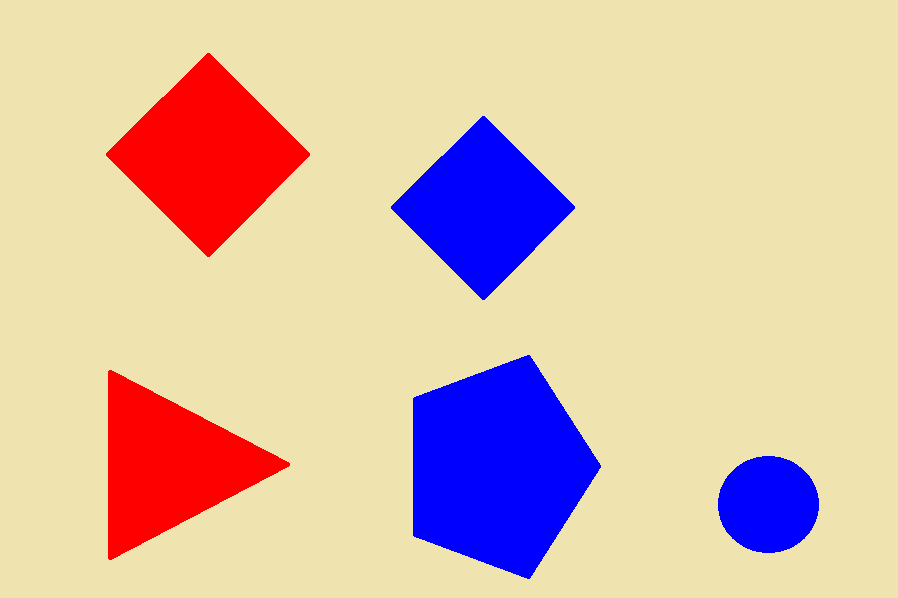
#> input picture Task1A/Test Images/test4.png, 898 x 598 px; its folder holds only this picture in this run
$ python task1A_main.py   (Python 2 division)   (older library calls are emulated)
#> lines starting #> are read from the running program, lines starting #| are printed output that depends on the picture; after the words box and inside, x2 and y2 are one past the last pixel; in counts of white or black regions, pixels touching at a corner belong together
########################################################################################
#                                                                                       #
# Team Id            eYRC_943                                                           #
# Author List        Hitesh Bhojwani, Dheeraj Khanna, Komal Bagai, Nikunj Kumar Agarwal #
# Filename           task1A_main.py                                                     #
# Theme              Harvester Bot                                                      #
# Fuctions           writecsv, main, angle                                              #
# Modules imported   cv2, numpy, os, math                                               #
########################################################################################


# classes and subclasses to import
import cv2
import numpy as np
import os
import math
import time
start=time.time()
filename='results1A_943.csv'
#################################################################################################
# DO NOT EDIT!!!
##################
# ###############################################################################
# subroutine to write rerults to a csv
def writecsv(color, shape):
    global filename
    # open csv file in append mode
    filep = open(filename, 'a')
    # create string data to write per image
    datastr = "," + color + "-" + shape
    # write to csv
    filep.write(datastr)
    filep.close()


def main(path):

#####################################################################################################
# Write your code here!!!
#> called with path = 'test4.png'
    contours = {}
    approx = []
    scale = 0.5                                                                                                         #setting font sise for test
    list = []                                                                                                           #creating an epmty list

    # [6 lines left out: function angle, not called in this run]

    image = path                                                                                                        #setting image from the ath selected
    list.append(path)                                                                                                   #appeding image in the list
    frame = cv2.imread(image)                                                                                           #reading the image
#> frame is the input picture: shape (598, 898, 3); mean B, G, R 171.2, 188.4, 216
    gray = cv2.cvtColor(frame, cv2.COLOR_BGR2GRAY)                                                                      #converting the image to grayscale
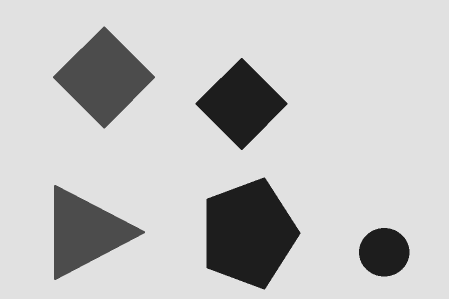
#> gray: shape (598, 898) (shown at 1/2 size); min 29, max 225, mean 194.4
    canny = cv2.Canny(frame, 200, 200)                                                                                  #canny edge detection
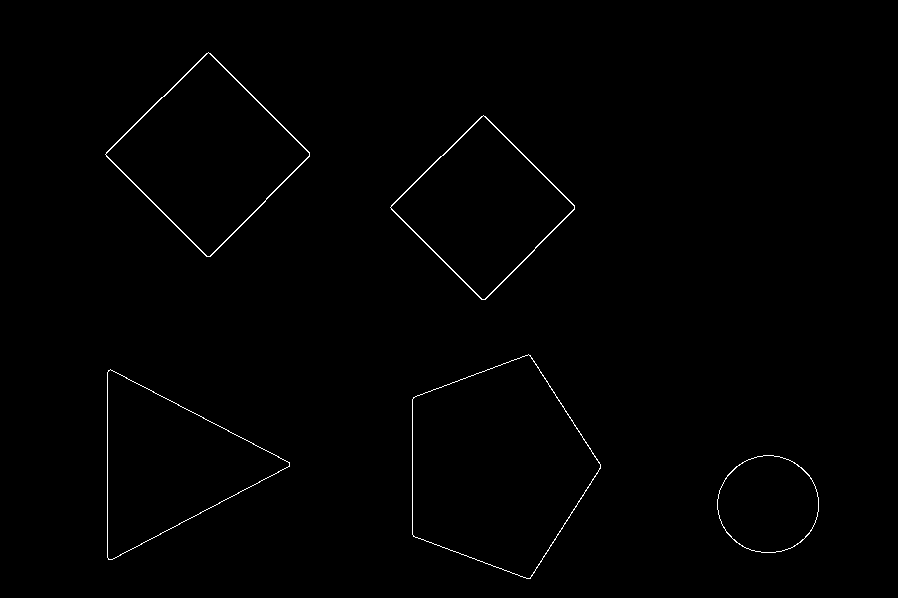
#> canny: shape (598, 898); 0.58% white in thin lines or dots, all inside (x1, y1, x2, y2) = (105, 52, 819, 579)
    kernel = np.ones([5, 5], "uint8")                                                                                   #creating numpy array


    mask_blue = cv2.inRange(frame, (250,0,0),(255,10,10))                                                              #setting the threshold range for blue mask
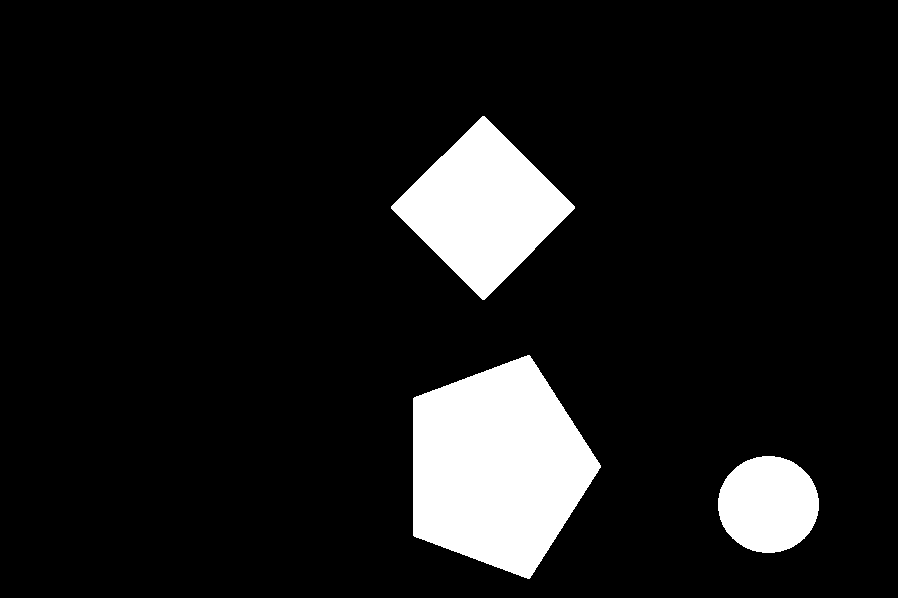
#> mask_blue: shape (598, 898); 10.1% white; 3 white regions, box (x1, y1, x2, y2) and area: (413, 355, 601, 579) 29265, (391, 116, 575, 300) 17305, (718, 456, 819, 553) 7676
    mask_blue = cv2.dilate(mask_blue, kernel)                                                                           #masking for blue color
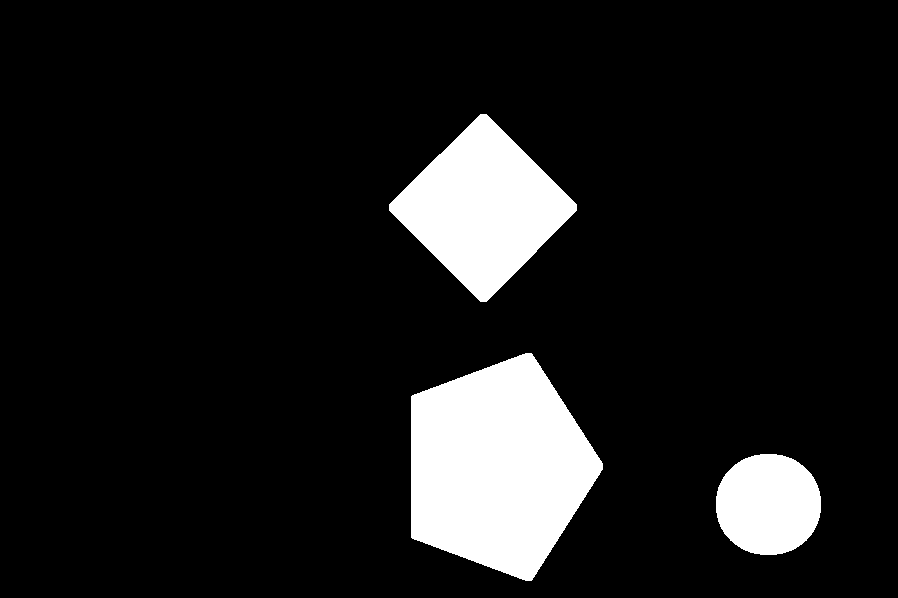
#> mask_blue: shape (598, 898); 10.8% white; 3 white regions

    mask_red = cv2.inRange(frame, (0,0,250), (255,10,10))                                                                 #setting the threshold range for red mask
#> mask_red: shape (598, 898); every value is 0
    mask_red = cv2.dilate(mask_red, kernel)                                                                             #masking for red color

    mask_green = cv2.inRange(frame, (0,250,0), (10,255,10))                                                           #setting the threshhold range for  green mask
    mask_green = cv2.dilate(mask_green, kernel)                                                                         #masking for green color

    mask_orange = cv2.inRange(frame, (0,50,200), (180,200,255))                                                        #setting the threshold range for orange mask
    mask_orange = cv2.dilate(mask_orange, kernel)                                                                       #masking for orange color

    canny2, contours, hierarchy = cv2.findContours(mask_blue, cv2.RETR_EXTERNAL, cv2.CHAIN_APPROX_SIMPLE)                   #contour detection for blue color
#> contours = 3 contours; box (x1, y1, x2, y2) and area: (411, 353, 603, 581) 30624, (389, 114, 577, 302) 18598, (716, 454, 821, 555) 8336
    for i in range(0, len(contours)):                                                                                   #initiating the loop
        color = "blue"
        approx = cv2.approxPolyDP(contours[i], cv2.arcLength(contours[i], True) * 0.04, True)                           #finding the vertices
        if (abs(cv2.contourArea(contours[i])) < 100 or not (cv2.isContourConvex(approx))):
            continue
        x, y, w, h = cv2.boundingRect(contours[i])
        if (len(approx) == 3):                                                                                          #logic for triangle
            shape = "triangle"

        elif (len(approx) == 4):                                                                   #logic for shape having 4 to 6 edges
                x, y, w, h = cv2.boundingRect(approx)
                ar = w / float(h)
                if ar >= 0.99 and ar <= 1.01:                                                                           #logic for square
                    shape = "square"

                else:                                                                                                   #logic for rectangle
                    shape = "rectangle"

        elif (len(approx) == 5):                                                                    #logic for pentagon
            shape = "pentagon"


        else:                                                                                                           #logic for circle
            area = cv2.contourArea(contours[i])
            radius = w / 2                                                                                              #calculating radius of the circle
            if (abs(1 - (float(w) / h)) <= 2 and abs(1 - (area / (math.pi * radius * radius))) <= 0.2):
                shape = "circle"

        cv2.putText(frame, color, (x + w / 3, y + h / 2), cv2.FONT_HERSHEY_SIMPLEX, scale, (0, 0, 0), 1,                #putting text color over image
                    cv2.LINE_AA)
        cv2.putText(frame, shape, (x + w / 3, y + (h / 2) + 15), cv2.FONT_HERSHEY_SIMPLEX, scale, (0, 0, 0), 1,         #putting text shape over image
                    cv2.LINE_AA)
        img = cv2.drawContours(frame, contours, -1, (0, 0, 0), 1)                                                       #drawing contours
        element = []                                                                                                    #creating  a sublist
        element.append(color + "-" + shape)                                                                             #appending the shapes and colors in the list
        list.append(element)                                                                                            #appending the sublist to the list
        writecsv(color,shape)                                                                                           #calling writecsv function
#> this loop made 3 passes
#> (area, radius, shape, datastr in writecsv) on pass 1: (8336, 52, 'circle', ',blue-circle')
#> pass 2, in main, `img = cv2.drawContours(frame, contours, -1, (0, 0, 0), 1)`:
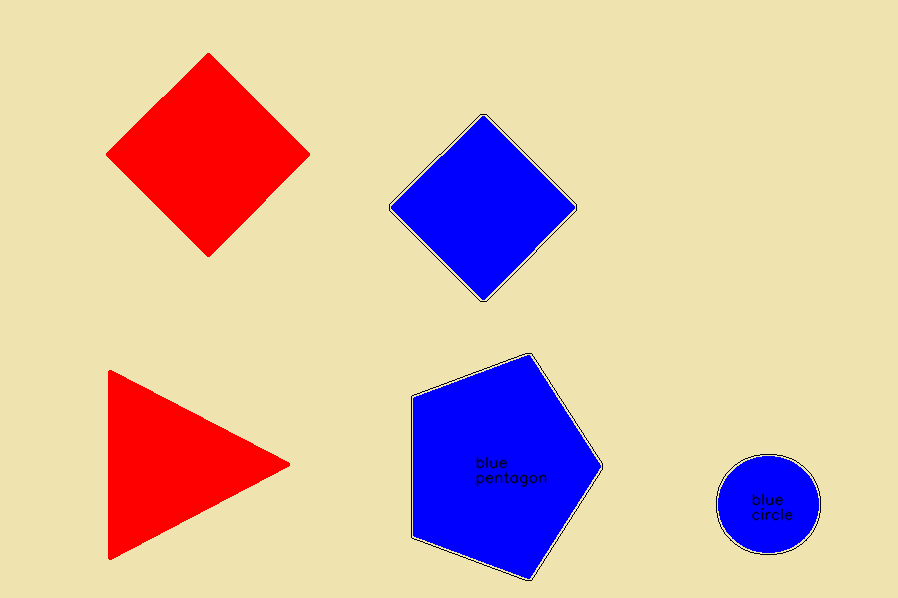
#> img: shape (598, 898, 3); mean B, G, R 170.5, 187.8, 215.4
#> pass 3, in main, `img = cv2.drawContours(frame, contours, -1, (0, 0, 0), 1)`:
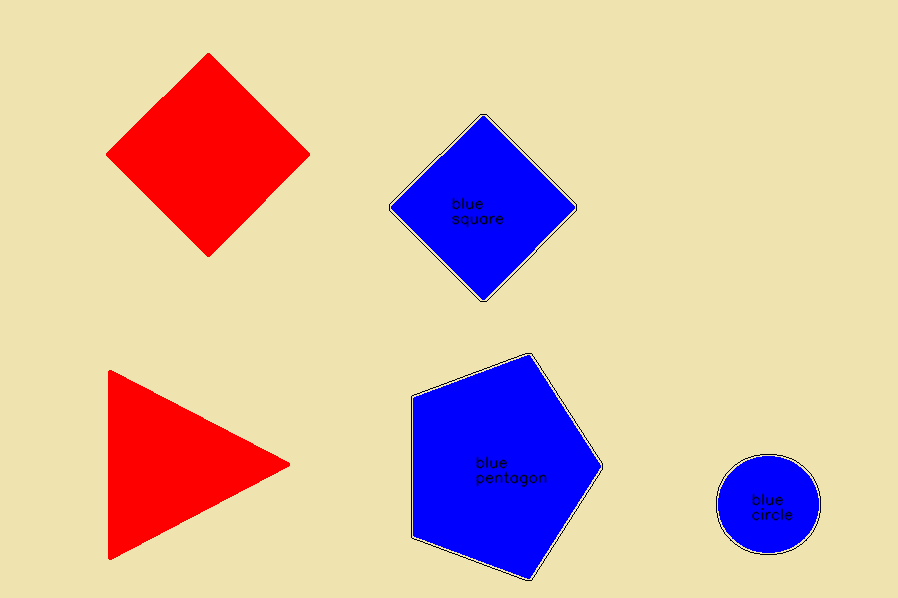
#> img: shape (598, 898, 3); 0.11% of pixels changed, all inside (x1, y1, x2, y2) = (451, 197, 504, 228)
#> after the loop, list = ['test4.png', ['blue-circle'], ['blue-pentagon'], ['blue-square']]

    canny2, contours, hierarchy = cv2.findContours(mask_red, cv2.RETR_EXTERNAL, cv2.CHAIN_APPROX_SIMPLE)                    #contour detection for red color
#> contours = []
    for i in range(0, len(contours)):                                                                                   #initiating the loop
        color = "red"
        approx = cv2.approxPolyDP(contours[i], cv2.arcLength(contours[i], True) * 0.04, True)                           #finding the vetices
        if (abs(cv2.contourArea(contours[i])) < 100 or not (cv2.isContourConvex(approx))):
            continue
        x, y, w, h = cv2.boundingRect(contours[i])
        if (len(approx) == 3):                                                                                          #logic for triangle
            shape = "triangle"

        elif (len(approx) == 4):                                                                                        #logic for shape having 4 to 6 edges
            x, y, w, h = cv2.boundingRect(approx)
            ar = w / float(h)
            if ar >= 0.99 and ar <= 1.01:                                                                           #logic for square
                shape = "square"

            else:                                                                                                   #logic for rectangle
                shape = "rectangle"

        elif (len(approx) == 5):                                                                                            #logic for pentagon
            shape = "pentagon"

        else:                                                                                                           #logic for circle
            area = cv2.contourArea(contours[i])
            radius = w / 2                                                                                              #calculating the radius of circle
            if (abs(1 - (float(w) / h)) <= 2 and abs(1 - (area / (math.pi * radius * radius))) <= 0.2):
                shape = "circle"
        cv2.putText(frame, color, (x + w / 3, y + h / 2), cv2.FONT_HERSHEY_SIMPLEX, scale, (0, 0, 0), 1,                #putting text color over image
                    cv2.LINE_AA)
        cv2.putText(frame, shape, (x + w / 3, y + (h / 2) + 15), cv2.FONT_HERSHEY_SIMPLEX, scale, (0, 0, 0), 1,         #putting text shape over image
                    cv2.LINE_AA)
        img = cv2.drawContours(frame, contours, -1, (0, 0, 0), 1)                                                       #drawing contours
        element = []                                                                                                    #creating  a sublist
        element.append(color + "-" + shape)
        list.append(element)                                                                                            #appending the shapes and colors in the list
        writecsv(color,shape)                                                                                           #calling writecsv function
#> this loop made 0 passes

    canny2, contours, hierarchy = cv2.findContours(mask_green, cv2.RETR_EXTERNAL, cv2.CHAIN_APPROX_SIMPLE)                  #contour detection for green color
    for i in range(0, len(contours)):                                                                                   #initiating loop
        color = "green"
        approx = cv2.approxPolyDP(contours[i], cv2.arcLength(contours[i], True) * 0.04, True)                           #finding the vertices
        if (abs(cv2.contourArea(contours[i])) < 100 or not (cv2.isContourConvex(approx))):
            continue
        x, y, w, h = cv2.boundingRect(contours[i])
        if (len(approx) == 3):                                                                                          #logic for triangle
            shape = "triangle"

        elif (len(approx) == 4):                                                                   #logic for shape having 4 to 6 edges
            ar = w / float(h)
            if ar >= 0.99 and ar <= 1.01:                                                                           #logic for square
                shape = "square"

            else:                                                                                                   #logic for rectangle(
                shape = "rectangle"

        elif (len(approx) == 5):                                                                                            #logic for pentagon
            shape = "pentagon"

        else:                                                                                                           #logic for circle
            area = cv2.contourArea(contours[i])
            radius = w / 2                                                                                              #calculating radius for circle
            if (abs(1 - (float(w) / h)) <= 2 and abs(1 - (area / (math.pi * radius * radius))) <= 0.2):
                shape = "circle"

        cv2.putText(frame, color, (x + w / 3, y + h / 2), cv2.FONT_HERSHEY_SIMPLEX, scale, (0, 0, 0), 1,                #putting text color over image
                    cv2.LINE_AA)
        cv2.putText(frame, shape, (x + w / 3, y + (h / 2) + 15), cv2.FONT_HERSHEY_SIMPLEX, scale, (0, 0, 0), 1,         #putting text shape over image
                    cv2.LINE_AA)
        img = cv2.drawContours(frame, contours, -1, (0, 0, 0), 1)                                                       #drawing contours
        element = []                                                                                                    #creating  a sublist
        element.append(color + "-" + shape)                                                                             #appending the shapes and colors in the list
        list.append(element)                                                                                            #appending the sublist into the list
        writecsv(color,shape)                                                                                           #calling writecsv function

    canny2, contours, hierarchy = cv2.findContours(mask_orange, cv2.RETR_EXTERNAL, cv2.CHAIN_APPROX_SIMPLE)                 #contour detection for blue color
    for i in range(0, len(contours)):                                                                                   #initiating the loop
        color = "orange"
        approx = cv2.approxPolyDP(contours[i], cv2.arcLength(contours[i], True) * 0.04, True)                           #finding the vertices
        if (abs(cv2.contourArea(contours[i])) < 100 or not (cv2.isContourConvex(approx))):
            continue
        x, y, w, h = cv2.boundingRect(contours[i])
        if (len(approx) == 3):                                                                                          #logic for triangle
            shape = "triangle"

        elif (len(approx) == 4):                                                                   #logic for shape having 4 to 6 edges                                                                                              #logic for shaoe having 4 edges
            x, y, w, h = cv2.boundingRect(approx)
            ar = w / float(h)
            if ar >= 0.99 and ar <= 1.01:                                                                           #logic for square
                shape = "square"

            else:                                                                                                   #logic for rectangle
                shape = "rectangle"

        elif (len(approx) == 5):
            shape="pentagon"

        else:                                                                                                           #logic for circle
            area = cv2.contourArea(contours[i])
            radius = w / 2                                                                                              #calculating radius of the circle
            if (abs(1 - (float(w) / h)) <= 2 and abs(1 - (area / (math.pi * radius * radius))) <= 0.2):
                shape = "circle"

        cv2.putText(frame, color, (x + w / 3, y + h / 2), cv2.FONT_HERSHEY_SIMPLEX, scale, (0, 0, 0), 1,                #putting text color over image
                    cv2.LINE_AA)
        cv2.putText(frame, shape, (x + w / 3, y + (h / 2) + 15), cv2.FONT_HERSHEY_SIMPLEX, scale, (0, 0, 0), 1,         #putting text shape over image
                    cv2.LINE_AA)
        img = cv2.drawContours(frame, contours, -1, (0, 0, 0), 1)                                                       #drawing contours
        element = []                                                                                                    #creating  a sublist
        element.append(color + "-" + shape)                                                                             #appending the shapes and colors in the list
        list.append(element)                                                                                            #appending the sublist to the list
        writecsv(color,shape)                                                                                           #calling writecsv function


    cv2.imshow("image",frame)                                                                                           #showing the output image
    temp = filter(lambda x: x != "t", path)                                                                             #logic to remove  the word "test" fromt the name of the output image
#> temp = ['e', 's', '4', '.', 'p', 'n', 'g']
    temp = filter(lambda x: x != "e", temp)
#> temp = ['s', '4', '.', 'p', 'n', 'g']
    temp = filter(lambda x: x != "s", temp)
#> temp = ['4', '.', 'p', 'n', 'g']
    temp = filter(lambda x: x != "t", temp)
#> (the run stopped early here; a loop or call above may not have finished)
